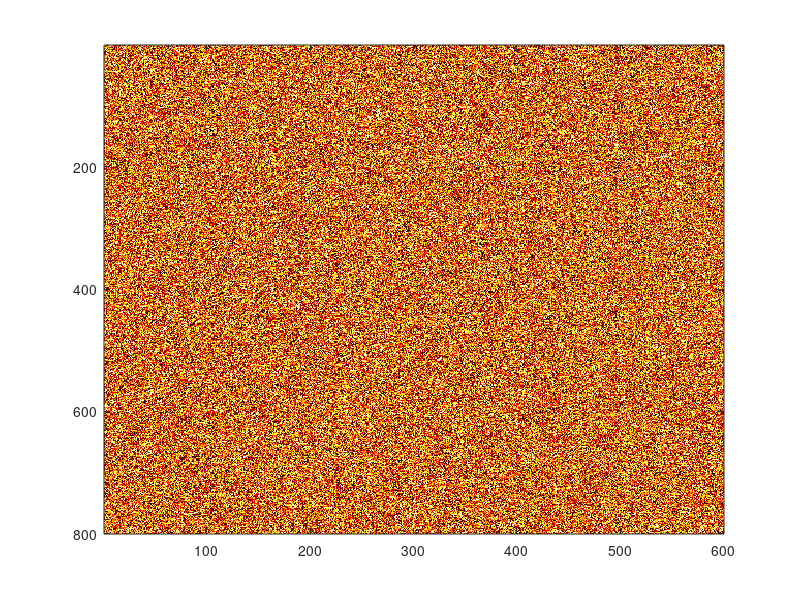

Here is the MATLAB script that generated this plot:
a=rand(800,600);
imagesc(a); colormap hot
set(gcf, 'WindowButtonMotionFcn', @(obj,event) show_zoom_rectangle(windowsize));
set(gcf, 'WindowButtonDownFcn', @(obj,event) click_position);